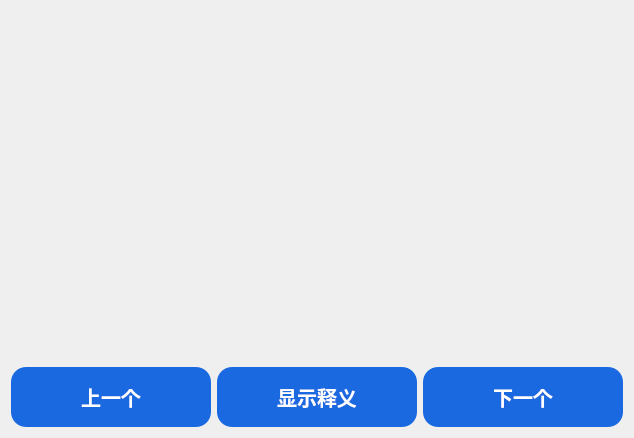
       <widget class="QWidget" name="page_15">
        <layout class="QVBoxLayout" name="verticalLayout_18">
         <item>
          <spacer name="verticalSpacer">
           <property name="orientation">
            <enum>Qt::Vertical</enum>
           </property>
           <property name="sizeType">
            <enum>QSizePolicy::Minimum</enum>
           </property>
           <property name="sizeHint" stdset="0">
            <size>
             <width>20</width>
             <height>50</height>
            </size>
           </property>
          </spacer>
         </item>
         <item>
          <layout class="QHBoxLayout" name="horizontalLayout_24">
           <item>
            <spacer name="horizontalSpacer_16">
             <property name="orientation">
              <enum>Qt::Horizontal</enum>
             </property>
             <property name="sizeHint" stdset="0">
              <size>
               <width>40</width>
               <height>20</height>
              </size>
             </property>
            </spacer>
           </item>
           <item>
            <widget class="QTextBrowser" name="reci_show_box">
             <property name="sizePolicy">
              <sizepolicy hsizetype="Fixed" vsizetype="Expanding">
               <horstretch>0</horstretch>
               <verstretch>0</verstretch>
              </sizepolicy>
             </property>
             <property name="minimumSize">
              <size>
               <width>500</width>
               <height>300</height>
              </size>
             </property>
             <property name="styleSheet">
              <string notr="true">background:transparent;border-width:0;border-style:outset;font:bold 48px</string>
             </property>
            </widget>
           </item>
           <item>
            <spacer name="horizontalSpacer_17">
             <property name="orientation">
              <enum>Qt::Horizontal</enum>
             </property>
             <property name="sizeHint" stdset="0">
              <size>
               <width>40</width>
               <height>20</height>
              </size>
             </property>
            </spacer>
           </item>
          </layout>
         </item>
         <item>
          <layout class="QHBoxLayout" name="horizontalLayout_23">
           <item>
            <widget class="QPushButton" name="reci_last_word_btn">
             <property name="sizePolicy">
              <sizepolicy hsizetype="Fixed" vsizetype="Fixed">
               <horstretch>0</horstretch>
               <verstretch>0</verstretch>
              </sizepolicy>
             </property>
             <property name="minimumSize">
              <size>
               <width>200</width>
               <height>60</height>
              </size>
             </property>
             <property name="styleSheet">
              <string notr="true">QPushButton{background:#1B69E0;border-radius:15px;font:bold;
font-size:20px;font-family:幼圆;color:#FFFFFF}
QPushButton:hover{background:#124EE6;}</string>
             </property>
             <property name="text">
              <string>上一个</string>
             </property>
            </widget>
           </item>
           <item>
            <widget class="QPushButton" name="reci_show_mean_btn">
             <property name="sizePolicy">
              <sizepolicy hsizetype="Fixed" vsizetype="Fixed">
               <horstretch>0</horstretch>
               <verstretch>0</verstretch>
              </sizepolicy>
             </property>
             <property name="minimumSize">
              <size>
               <width>200</width>
               <height>60</height>
              </size>
             </property>
             <property name="styleSheet">
              <string notr="true">QPushButton{background:#1B69E0;border-radius:15px;font:bold;
font-size:20px;font-family:幼圆;color:#FFFFFF}
QPushButton:hover{background:#124EE6;}</string>
             </property>
             <property name="text">
              <string>显示释义</string>
             </property>
            </widget>
           </item>
           <item>
            <widget class="QPushButton" name="reci_next_word_btn">
             <property name="sizePolicy">
              <sizepolicy hsizetype="Fixed" vsizetype="Fixed">
               <horstretch>0</horstretch>
               <verstretch>0</verstretch>
              </sizepolicy>
             </property>
             <property name="minimumSize">
              <size>
               <width>200</width>
               <height>60</height>
              </size>
             </property>
             <property name="styleSheet">
              <string notr="true">QPushButton{background:#1B69E0;border-radius:15px;font:bold;
font-size:20px;font-family:幼圆;color:#FFFFFF}
QPushButton:hover{background:#124EE6;}</string>
             </property>
             <property name="text">
              <string>下一个</string>
             </property>
            </widget>
           </item>
          </layout>
         </item>
        </layout>
       </widget>
